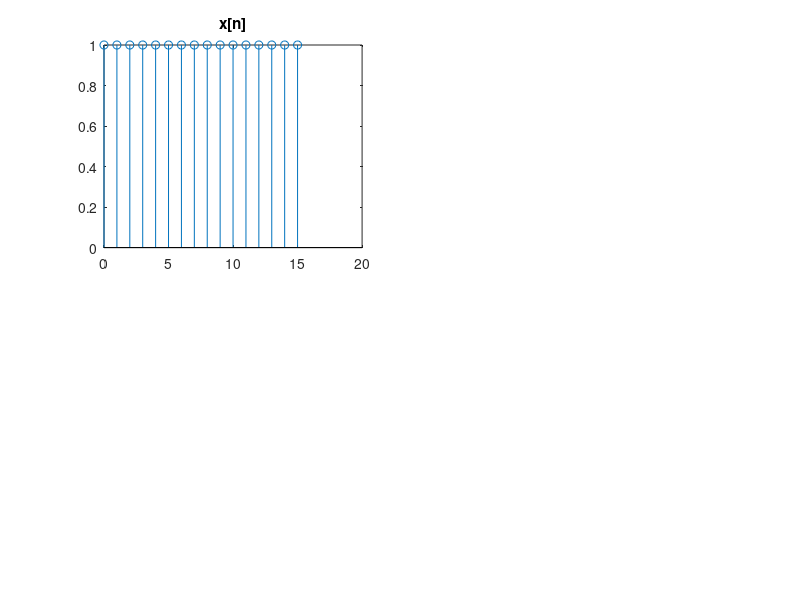

Write MATLAB code to recreate this figure. (Note: this script raises an error after producing the figure.)
n_x = 1:16;
n_h = 1:16;
h_n = 4 * cos(5*n_x) + 1j * sin(2*n_x);
x_n = cos(n_x) + 1j  * sin(n_x);

N = length(h_n) + length(x_n) -1;

y_n_2 = conv(x_n, h_n);

figure
subplot(2,2,1);
stem(n_x - 1, abs(x_n));
title('x[n]');
subtitle('Magnitude');
xlabel('frequency (k) -->')
ylabel('magnitude -->')

subplot(2,2,3);
stem(n_x - 1, angle(x_n));
subtitle('Phase');
xlabel('frequency (k) -->')
ylabel('phase -->')

subplot(2,2,2);
stem(n_h - 1, abs(h_n), 'r');
title('h[n]');
subtitle('Magnitude');
xlabel('frequency (k) -->')
ylabel('magnitude -->')

subplot(2,2,4);
stem(n_h - 1, angle(h_n), 'r');
subtitle('Phase');
xlabel('frequency (k) -->')
ylabel('phase -->')

x_n = [x_n, zeros(1, N - length(x_n))];
h_n = [h_n, zeros(1, N - length(h_n))];

X_k = dft(x_n);
H_k = dft(h_n);

Y_k = X_k .* H_k;
y_n_1 = idft(Y_k);

figure
subplot(2,2,1);
stem(0:length(y_n_1) - 1, abs(y_n_1));
title('CONVOLUTION CALCULATED USING IDFT');
subtitle('Magnitude');
xlabel('frequency (k) -->')
ylabel('magnitude -->')
subplot(2,2,3);
stem(0:length(y_n_1) - 1, angle(y_n_1));
subtitle('Phase');
xlabel('frequency (k) -->')
ylabel('phase -->')

subplot(2,2,2);
stem(0:length(y_n_2) - 1, abs(y_n_2), 'r');
title('CONVOLUTION CALCULATED USING conv FUNCTION');
subtitle('Magnitude');
xlabel('frequency (k) -->')
ylabel('magnitude -->')
subplot(2,2,4);
stem(0:length(y_n_2) - 1, angle(y_n_2), 'r');
subtitle('Phase');
xlabel('frequency (k) -->')
ylabel('phase -->')
